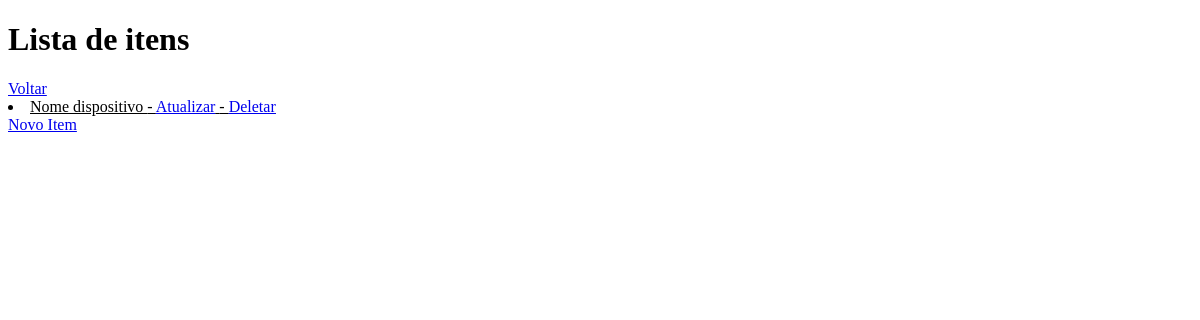
The app's page /lista_item/, older data.
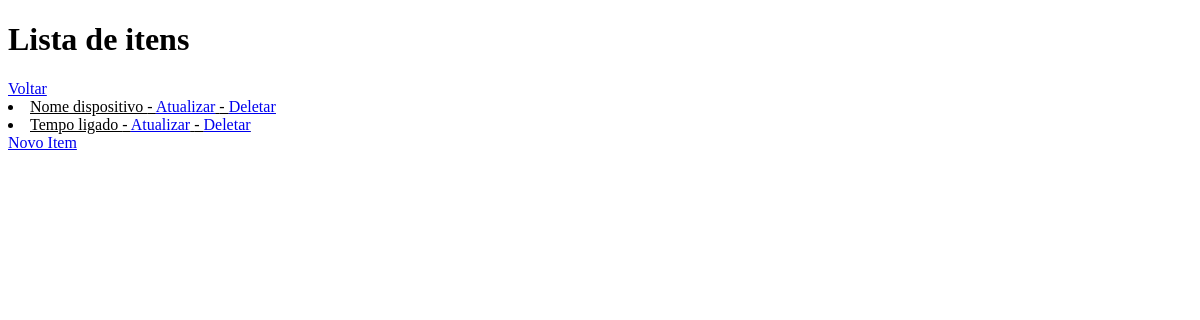
The same page, newer data.
### hosts/models.py (models this page shows)
class Item(models.Model):
    item_nome = models.CharField(max_length=100)
    item_oid = models.CharField(max_length=100)
    item_tipoInformacao = models.CharField(choices=TIPOS_DE_INFORMACAO_RETORNADA_SNMP_GET, max_length=100)
    item_intervaloAtualizacao = models.PositiveSmallIntegerField(default=1)
    item_intervaloAtualizacaoUn = models.CharField(choices=UNIDADES_INTERVALO_ATUALIZACAO, max_length=100,
                                                   default=UNIDADES_INTERVALO_ATUALIZACAO.__getitem__(1))
    item_tempoArmazenamentoDados = models.PositiveSmallIntegerField(default=90)
    item_tempoArmazenamentoDadosUn = models.CharField(choices=UNIDADES_INTERVALO_ATUALIZACAO, max_length=100,
                                                      default=UNIDADES_INTERVALO_ATUALIZACAO.__getitem__(3))
    def __str__(self):
        return self.item_nome
    class Meta:
        verbose_name_plural = 'Itens'

### hosts/views.py (the view)
# urls.py: path('lista_item/', listaItem, name='url_listaItem'),
def listaItem(request):  # Função recebe request do navegador
    data = {'lista_itens': Item.objects.all()}  # Cria um dicionário chamado 'data' com uma lista dentro chamada
    return render(request, 'hosts/listaItens.html', data)  # Retorna a request, template e dicionario criado na

### hosts/templates/hosts/listaItens.html (shortened to what this page needs)
<!DOCTYPE html>
<html lang="en">
<head>
</head>
<body>
<h1>Lista de itens</h1>
<a href="{% url 'url_home' %}">Voltar</a>
    <u>
        {% for Item in lista_itens %}
            <li>{{ Item }} - <a href="{% url 'url_atualizaItem' Item.id %}">Atualizar</a> -
                <a href="{% url 'url_deletaItem' Item.id %}">Deletar</a> </li>
        {% endfor %}
    </u>
<a href="{% url 'url_novoItem' %}">Novo Item</a>
</body>
</html>

Row changes from the older to the newer data that the page shows:
added Item: item_nome "Tempo ligado"
